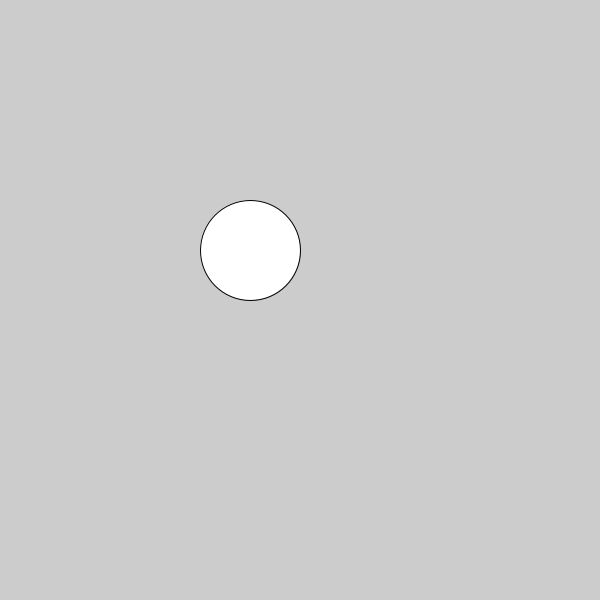
Frame 1 (no input)
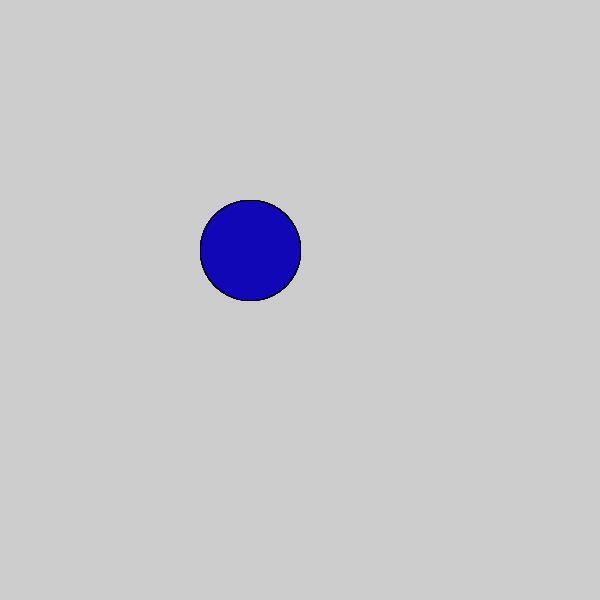
Frame 60 (the mouse pressed at the canvas centre just before this capture)
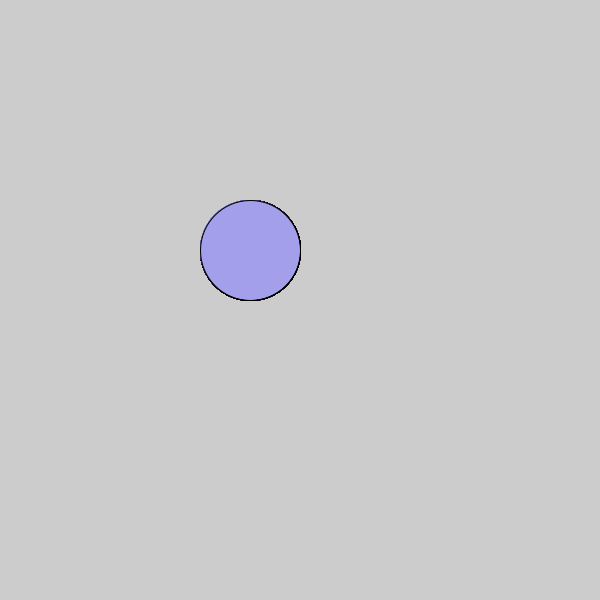
Frame 120 (the mouse held since frame 60 and released just before this capture)

The Processing sketch that drew these frames (run headless with seeded random() and noise(); from frame 60 on, the mouse is pressed at the canvas centre):

// Processing sketch: c_LogicalDot
// ── c_LogicalDot.pde

void setup() {
  
// 1. Set the size of the sketch. Make it 600 pixels square. 
  size(600,600);

}

void draw() {
  
// 2. Draw an ellipse
// Run the program to make sure it works before moving on.
ellipse(250,250, 100,100);

// 3. Change the color of the ellipse when the mouse is pressed.
//    Use the following code, but put your colors where indicated
//    Remember to use the   fill()  command to set colors.

if (mousePressed) {fill(#A39FEA);
 
   //  put one color here 
  
} else {fill(#1207B7);
  
   // put a different color here
  
}  
  
  
  
}
